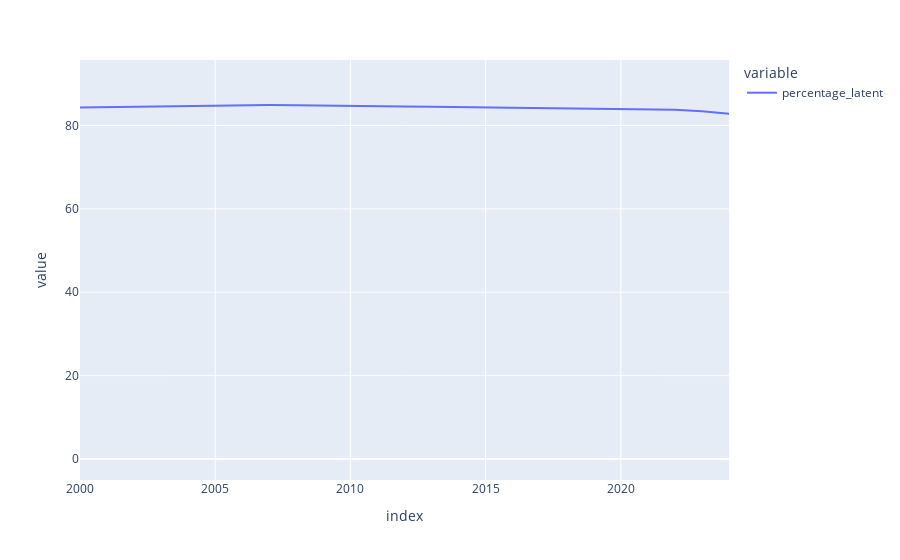

This figure's notebook cell:
### Code cell
fig = outs["percentage_latent"].plot()
fig.update_xaxes(range=[2000, 2024])

fig
#display_plot(fig, f"{file_prefix}_ltbi_opt", "svg")

### Figure 1 — Plotly figure (JSON) as saved in the notebook; plotly's stock layout.template omitted (floating-point values rounded to 4 significant figures; data arrays with more than 128 entries replaced by an {"elided": "..."} marker saying what was removed)
{"data": [{"hovertemplate": "variable=percentage_latent<br>index=%{x}<br>value=%{y}<extra></extra>", "legendgroup": "percentage_latent", "line": {"color": "#636efa", "dash": "solid"}, "marker": {"symbol": "circle"}, "mode": "lines", "name": "percentage_latent", "orientation": "v", "showlegend": true, "type": "scatter", "x": {"elided": "216 int values"}, "xaxis": "x", "y": {"elided": "216 float values"}, "yaxis": "y"}], "layout": {"legend": {"title": {"text": "variable"}, "tracegroupgap": 0}, "margin": {"t": 60}, "xaxis": {"anchor": "y", "domain": [0, 1], "range": [2000, 2024], "title": {"text": "index"}}, "yaxis": {"anchor": "x", "domain": [0, 1], "title": {"text": "value"}}}}
